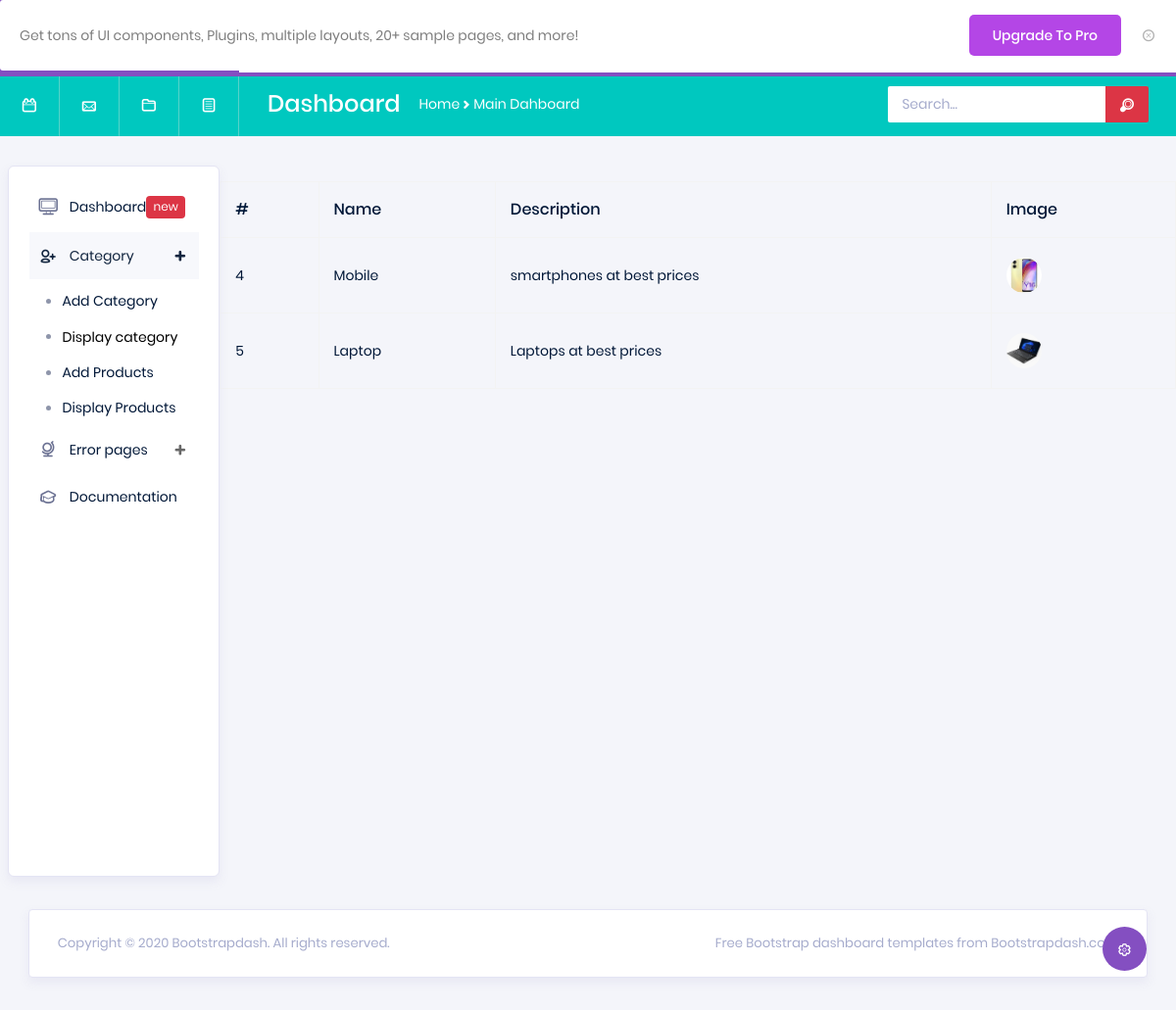
The app's page /Mainapp/displaycat with its own data.
### Mainapp/models.py (models this page shows)
class categorydb(models.Model):
    category_name=models.CharField(max_length=100,null=True,blank=True)
    category_description=models.CharField(max_length=100,null=True,blank=True)
    category_image=models.ImageField(upload_to="category",null=True,blank=True)

### Mainapp/views.py (the view)
# urls.py: path('displaycat',views.displaycat,name="displaycat"),
def displaycat(request):
    cat=categorydb.objects.all()
    return render(request,"display_category.html",{'cat':cat})

### Mainapp/templates/display_category.html (shortened to what this page needs)
<!DOCTYPE html>
{% extends 'index.html' %}
{% block content %}
<html lang="en">
<head>
</head>
<body>
<div class="table-responsive pt-3">
                    <table class="table table-bordered">
                      <thead>
                        <tr>
                          <th>
                            #
                          </th>
                          <th>
                            Name
                          </th>
                          <th>
                            Description
                          </th>
                          <th>
                            Image
                          </th>
                        </tr>
                      </thead>
                      <tbody>
                      {% for i in cat %}
                        <tr>
                          <td>
                            {{i.id}}
                          </td>
                          <td>
                            {{i.category_name}}
                          </td>
                          <td>
                            {{i.category_description}}
                          </td>
                          <td>
                            <img src="{{i.category_image.url}}" width="100px" height="100px">
                          </td>
                        </tr>
                      {% endfor %}
                      </tbody>
                    </table>
                  </div>
</body>
</html>
{% endblock %}

### records on screen
categorydb: id "4", category_name "Mobile", category_description "smartphones at best prices", category_image (picture)
categorydb: id "5", category_name "Laptop", category_description "Laptops at best prices", category_image (picture)
